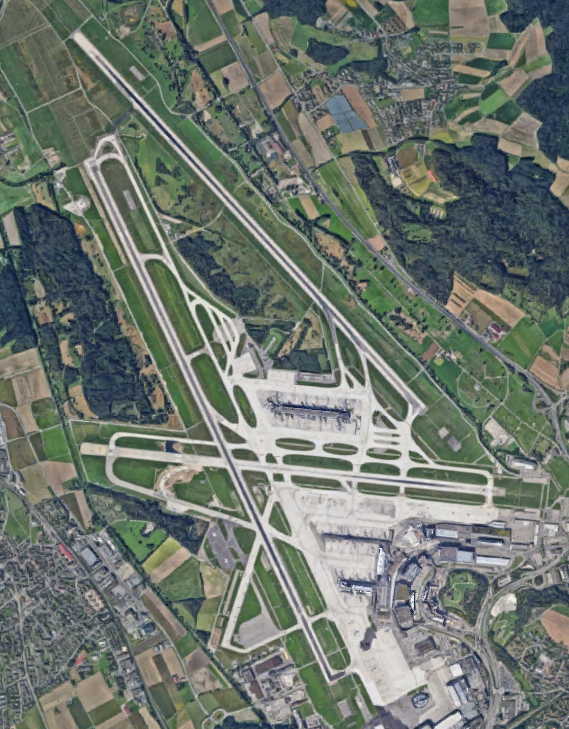
#> input picture src/lszh.png, 569 x 729 px
$ python labo_2.py lszh.png
#> lines starting #> are read from the running program, lines starting #| are printed output that depends on the picture; after the words box and inside, x2 and y2 are one past the last pixel; in counts of white or black regions, pixels touching at a corner belong together
### src/labo_2_lib.py
import numpy as np
import matplotlib.pyplot as plt
from skimage.color import rgb2gray
from skimage import data, filters, morphology, feature
from skimage.transform import hough_line, hough_line_peaks
from matplotlib import cm

 # Transformation de l’image en gris
def image_gray(img):
  img_gray = rgb2gray(img[:, :, 0:3])
  plt.imsave('fig/img_gray.png', img_gray, cmap='gray')
  return img_gray

  # Application du filtre
def filtres_threshold(img_gray):
  t = filters.threshold_otsu(img_gray)
  return t

# Binarisation de l’aimmagine
def image_binarize(img_gray, t):
  img_bin = img_gray
  img_bin[img_bin < t] = 0
  img_bin[img_bin >= t] = 1
  plt.imsave('fig/img_bin.png', img_bin, cmap='gray')
  return img_bin

  #Detection des bords
def canny(img_bin):
  edges = feature.canny(img_bin, 6.3)
  plt.imsave('fig/img_edges.png', edges, cmap='gray')
  return edges

# Process

def process(img):

  runways = []

  img_gray = image_gray(img)
  t = filtres_threshold(img_gray)
  img_bin = image_binarize(img_gray, t)

  #Detection des bords
  edges = canny(img_bin)

  # Hough transform
  # précision degrés de 0,5
  tested_angles = np.linspace(-np.pi / 2, np.pi / 2, 360, endpoint=False)
  h, theta, d = hough_line(edges, theta=tested_angles)

  # Plot Figure 1
  fig, axes = plt.subplots(1, 3, figsize=(15, 6))
  ax = axes.ravel()

  ax[0].imshow(img, cmap=cm.gray)
  ax[0].set_title('Input image')
  ax[0].set_axis_off()

  angle_step = 0.5 * np.diff(theta).mean()
  d_step = 0.5 * np.diff(d).mean()
  bounds = [np.rad2deg(theta[0] - angle_step),
              np.rad2deg(theta[-1] + angle_step),
              d[-1] + d_step, d[0] - d_step]

  ax[1].imshow(np.log(1 + h), extent=bounds, cmap=cm.gray, aspect=1 / 1.5)
  ax[1].set_title('Hough transform')
  ax[1].set_xlabel('Angles (degrees)')
  ax[1].set_ylabel('Distance (pixels)')
  ax[1].axis('image')

  ax[2].imshow(edges, cmap=cm.gray)
  ax[2].set_ylim((edges.shape[0], 0))
  ax[2].set_axis_off()
  ax[2].set_title('Detected lines')

  #Application de la fonction hough_line_peaks
  for _, angle, dist in zip(*hough_line_peaks(h, theta, d, 15)):
      (x0, y0) = dist * np.array([np.cos(angle), np.sin(angle)])
      ax[2].axline((x0, y0), slope=np.tan(angle + np.pi/2))
      #Étant une droite, si je trouve l’angle d’un point, pour trouver l’autre angle, il suffit d’ajouter 180 degrés
      my_angle = np.degrees(angle)+180
      runways.append((round(my_angle/10), (round((my_angle/10)+180/10))))

  plt.savefig('fig/tight_layout.png', dpi=300)

  return runways

### src/labo_2.py
import sys
import matplotlib.image as mpimg
import labo_2_lib as l2lib

if __name__ == "__main__":
  # lecture de l'argument passé à la CLI
  img_fn = sys.argv[1]
  print("Input path:", img_fn)
  # lecture, traitement et affichage du résultat
  img = mpimg.imread(img_fn)
#> img is the input picture: shape (729, 569, 4) float32; mean R, G, B, A 0.432, 0.465, 0.433, 1
  runways = l2lib.process(img)
#> in image_gray, `img_gray = rgb2gray(img[:, :, 0:3])`:
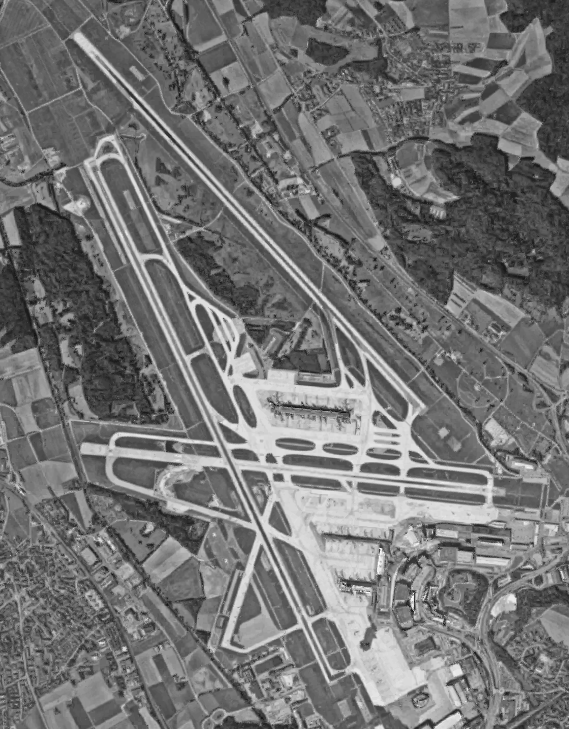
#> img_gray: shape (729, 569) float32; min 0.0284, max 1, mean 0.456
#> in filtres_threshold, `t = filters.threshold_otsu(img_gray)`: t = 0.512
#> in image_binarize, `img_bin[img_bin < t] = 0`:
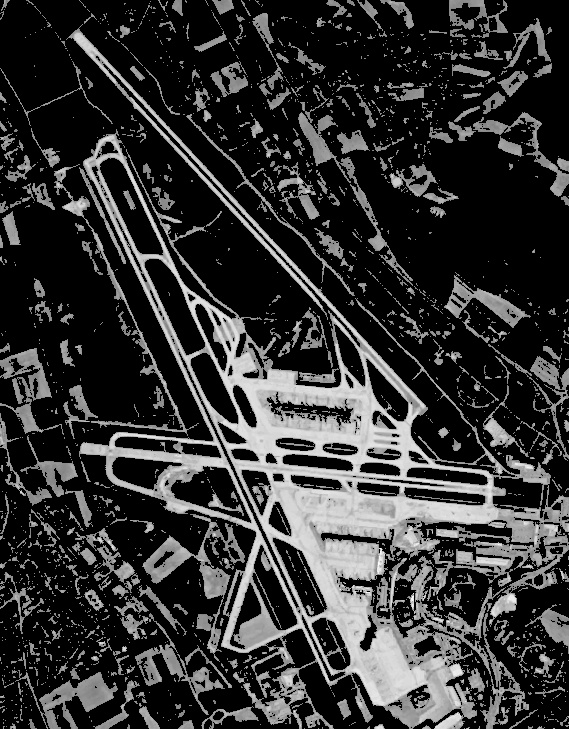
#> img_bin: shape (729, 569) float32; min 0, max 1, mean 0.205
#> in image_binarize, `img_bin[img_bin >= t] = 1`:
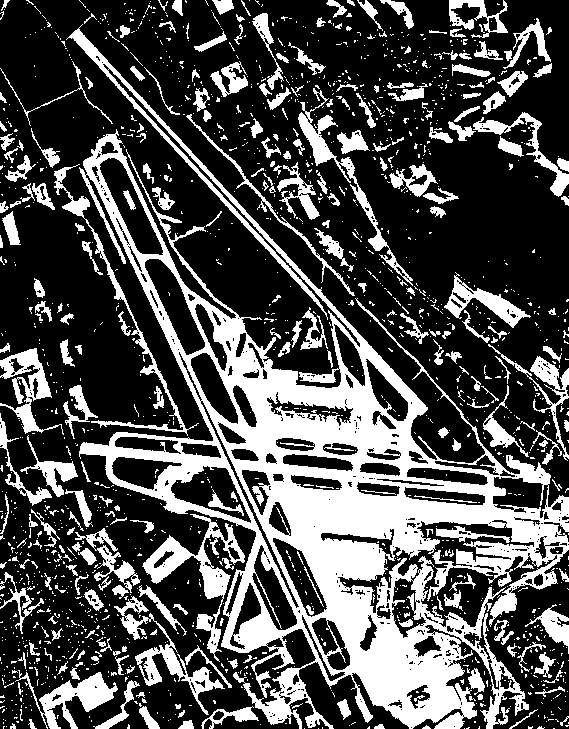
#> img_bin: shape (729, 569) float32; values 0 (black) and 1 (white), 30.9% white; 1663 white regions (1388 under 20 px), largest, box (x1, y1, x2, y2) and area: (66, 24, 569, 729) 75168, (142, 514, 245, 662) 3094, (114, 596, 225, 715) 2177
#> in canny, `edges = feature.canny(img_bin, 6.3)`:
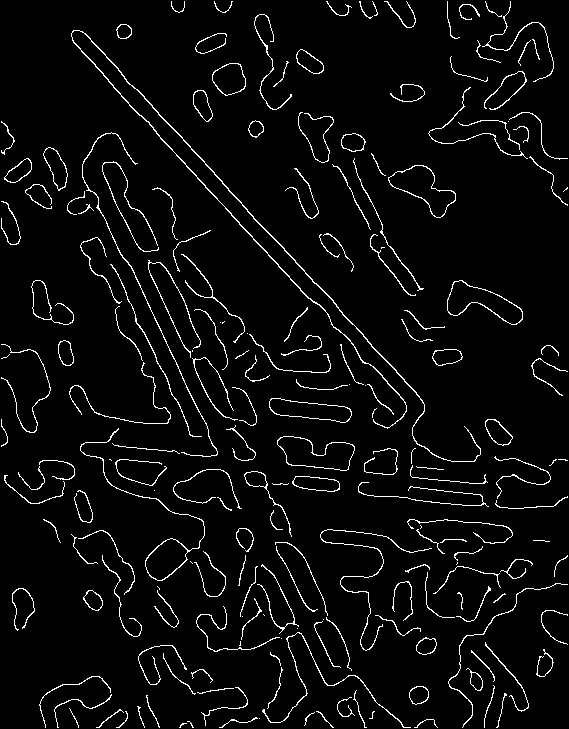
#> edges: shape (729, 569) bool; 4.4% white in thin lines or dots
#> in process, `h, theta, d = hough_line(edges, theta=tested_angles)`:
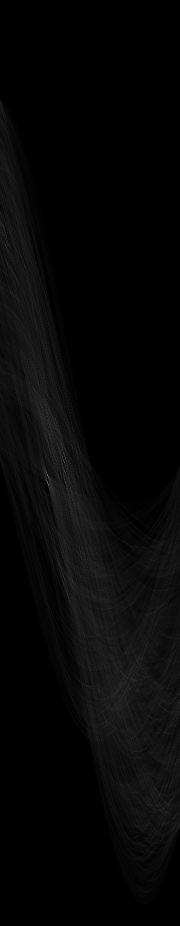
#> h: shape (1851, 360) uint64 (shown at 1/2 size); min 0, max 358, mean 9.9; drawn with min black and max white
#> in process, `h, theta, d = hough_line(edges, theta=tested_angles)`: theta = 360 values from -1.57 to 1.56; d = 1851 values from -925 to 925
#> in process, `angle_step = 0.5 * np.diff(theta).mean()`: angle_step = 0.00436
#> in process, `d_step = 0.5 * np.diff(d).mean()`: d_step = 0.5
#> in process, `bounds = [np.rad2deg(theta[0] - angle_step), np.rad2deg(theta[-1] + an..`: bounds = [-90.25, 89.75, 925.5, -925.5]
#> the loop in process, `for _, angle, dist in zip(*hough_line_peaks(h, theta, d, 15)):` made 3 passes
#> (angle, dist, x0, y0, my_angle) on passes 1 to 3: (-0.742, 41, 30.23, -27.7, 137.5), (-0.436, 6, 5.44, -2.54, 155), (-1.47, -431, -45.05, 428.6, 96)
#> after the loop in process, `for _, angle, dist in zip(*hough_line_peaks(h, theta, d, 15)):`: runways = [(14, 32), (16, 34), (10, 28)]
#> in process, `plt.savefig('fig/tight_layout.png', dpi=300)`:
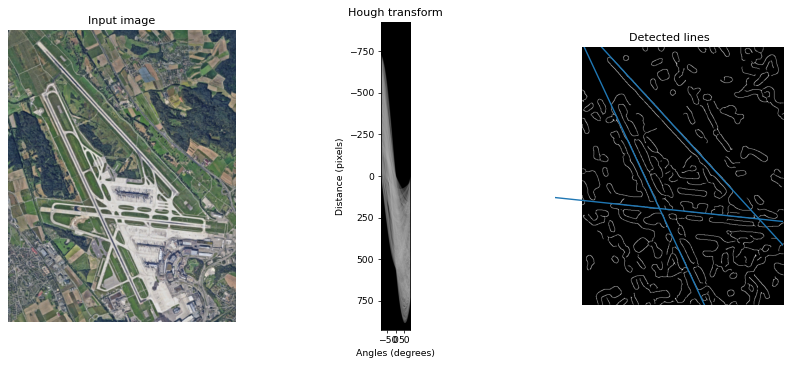
#> figure drawn by matplotlib, 3 panels
#> runways = [(14, 32), (16, 34), (10, 28)]
  print("LSZH detected runways:")
  print(runways)
#| [(14, 32), (16, 34), (10, 28)]
